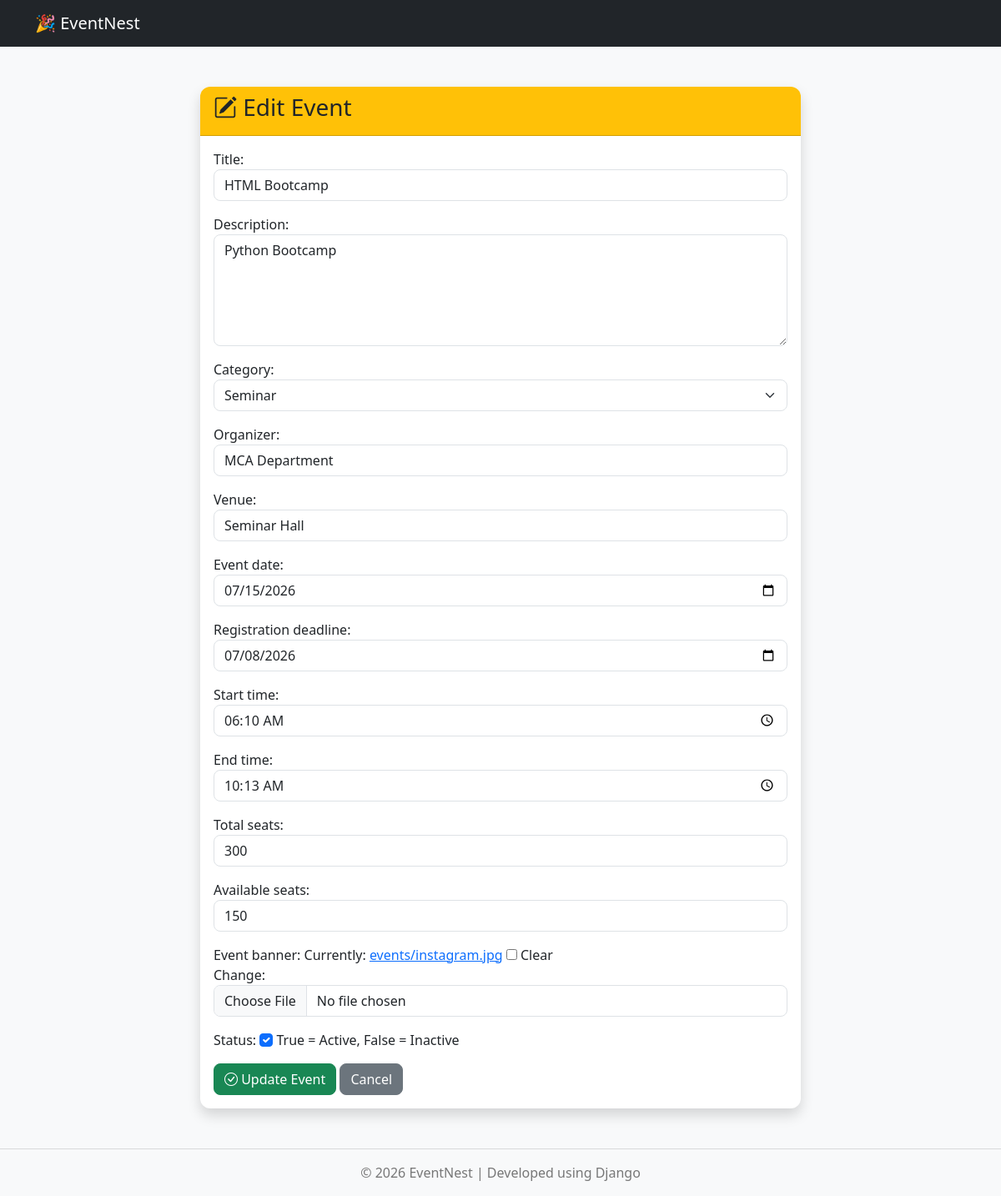
/events/edit/7/, run on an earlier commit of the app's database.
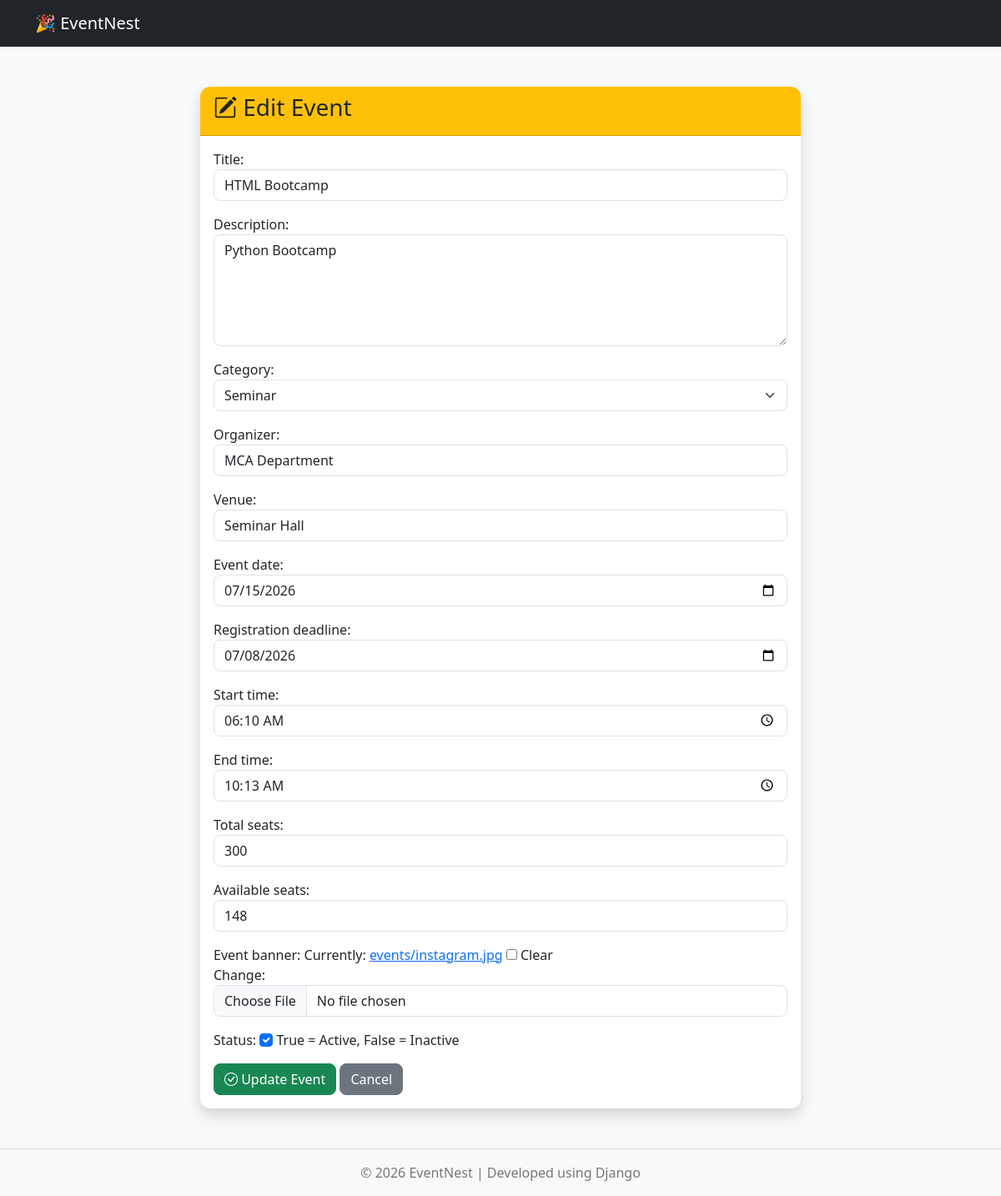
And on a later commit of the database.
### events/models.py (models this page shows, shortened)
class Event(models.Model):
    CATEGORY_CHOICES = [
        ("Workshop", "Workshop"),
        ("Seminar", "Seminar"),
        ("Hackathon", "Hackathon"),
        ("Competition", "Competition"),
        ("Webinar", "Webinar"),
    ]
    title = models.CharField(
        max_length=200
    )
    description = models.TextField()
    category = models.CharField(
        max_length=50,
        choices=CATEGORY_CHOICES,
        default="Workshop"
    )
    organizer = models.CharField(
        max_length=150
    )
    venue = models.CharField(
        max_length=150
    )
    event_date = models.DateField()
    registration_deadline = models.DateField(
        default=date.today
    )
    start_time = models.TimeField()
    end_time = models.TimeField()
    total_seats = models.PositiveIntegerField(
        default=0
    )
    available_seats = models.PositiveIntegerField(
        default=0
    )
    event_banner = models.ImageField(
        upload_to="events/",
        blank=True,
        null=True
    )
    status = models.BooleanField(
        default=True,
        help_text="True = Active, False = Inactive"
    )
    created_at = models.DateTimeField(
        auto_now_add=True
    )
    updated_at = models.DateTimeField(
        auto_now=True
    )
    class Meta:
        ordering = ["event_date", "start_time"]
        verbose_name = "Event"
        verbose_name_plural = "Events"

### events/views.py (the view)
# urls.py: path("edit/<int:id>/", views.edit_event, name="edit_event"),
def edit_event(request, id):
    event = get_object_or_404(Event, id=id)
    if request.method == "POST":
        form = EventForm(
            request.POST,
            request.FILES,
            instance=event
        )
        if form.is_valid():
            form.save()
            return redirect("event_list")
    else:
        form = EventForm(instance=event)
    return render(
        request,
        "events/edit_event.html",
        {
            "form": form,
            "event": event
        }
    )

### templates/events/edit_event.html (shortened to what this page needs)
{% extends "base.html" %}
{% block content %}
<div class="container mt-5">
    <div class="row justify-content-center">
        <div class="col-md-8">
            <div class="card shadow">
                <div class="card-header bg-warning text-dark">
                    <h3>
                        <i class="bi bi-pencil-square"></i>
                        Edit Event
                    </h3>
                </div>
                <div class="card-body">
                    <form method="POST" enctype="multipart/form-data">
                        {{ form.as_p }}
                        <button class="btn btn-success">
                            <i class="bi bi-check-circle"></i>
                            Update Event
                        </button>
                        <a href="{% url 'event_list' %}"
                           class="btn btn-secondary">
                            Cancel
                        </a>
                    </form>
                </div>
            </div>
        </div>
    </div>
</div>
{% endblock %}

What changed in the data, as far as the page shows it:
changed Event "HTML Bootcamp": available_seats "150" → "148"
